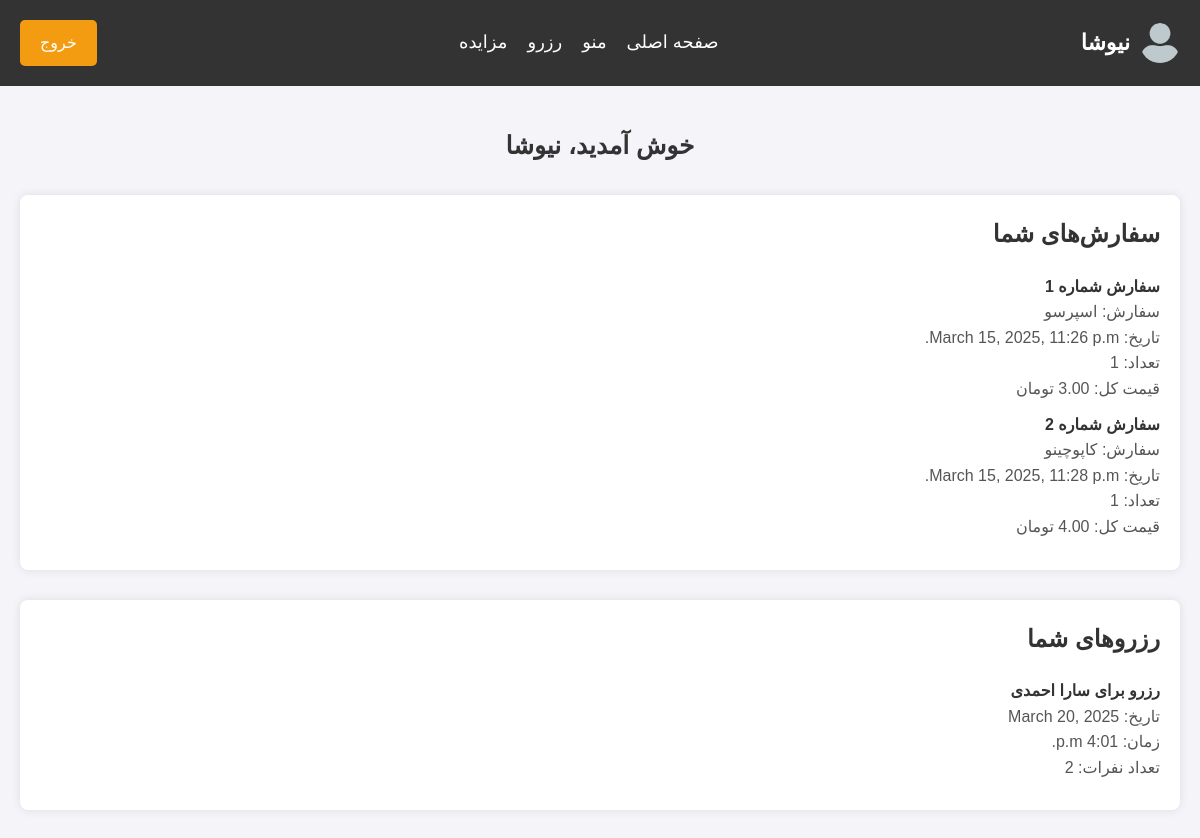
Screenshot of /orders/dashboard/ (signed in) with the database file from the repository.
### orders/models.py (models this page shows, shortened)
class Order(models.Model):
    user = models.ForeignKey(User, on_delete=models.CASCADE)
    order_number = models.PositiveIntegerField(default=1)
    item_name = models.CharField(max_length=100)
    quantity = models.PositiveIntegerField(default=1)
    date = models.DateTimeField(auto_now_add=True)
    price = models.DecimalField(max_digits=6, decimal_places=2, default=0.00)

class Reservation(models.Model):
    user = models.ForeignKey(User, on_delete=models.CASCADE)
    fullname = models.CharField(max_length=255)
    reservation_date = models.DateField()
    reservation_time = models.TimeField()
    number_of_people = models.IntegerField()

### orders/views.py (the view)
# urls.py: path('dashboard/', views.dashboard, name='dashboard'),
@login_required
def dashboard(request):
    orders = Order.objects.filter(user=request.user)
    reservations = Reservation.objects.filter(user=request.user)
    return render(request, 'dashboard.html', {'orders': orders, 'reservations': reservations})

### templates/dashboard.html (shortened to what this page needs)
{% extends 'base.html' %}
{% load static %}
{% block extra_css %}
<link rel="stylesheet" href="{% static 'style/dashboard.css' %}">
{% endblock %}
{% block content %}
  <div class="dashboard-container" style="direction: rtl;">
    <h2>خوش آمدید، {{ user.username }}</h2>
    <div class="orders-section">
      <h3>سفارش‌های شما</h3>
      <ul>
        {% for order in orders %}
          <li>
            <strong>سفارش شماره {{ order.order_number }}</strong><br>
            سفارش: {{ order.item_name }}<br>
            تاریخ: {{ order.date }}<br>
            تعداد: {{ order.quantity }}<br>
            قیمت کل: {{ order.price }} تومان
          </li>
        {% empty %}
          <li>شما هیچ سفارشی ثبت نکرده‌اید.</li>
        {% endfor %}
      </ul>
    </div>
    <div class="reservations-section">
      <h3>رزروهای شما</h3>
      <ul>
        {% for reservation in reservations %}
          <li>
            <strong>رزرو برای {{ reservation.fullname }}</strong><br>
            تاریخ: {{ reservation.reservation_date }}<br>
            زمان: {{ reservation.reservation_time }}<br>
            تعداد نفرات: {{ reservation.number_of_people }}<br>
          </li>
        {% empty %}
          <li>شما هیچ رزروی ثبت نکرده‌اید.</li>
        {% endfor %}
      </ul>
    </div>
  </div>
{% endblock %}

### templates/base.html (shortened to what this page needs)
{% load static %}
<!DOCTYPE html>
<html lang="fa">
<head>
    {% block extra_css %}{% endblock %}
    <link rel="stylesheet" href="{% static 'style/home.css' %}">
    <link rel="stylesheet" href="https://cdnjs.cloudflare.com/ajax/libs/font-awesome/6.4.2/css/all.min.css">
</head>
<body>
    <header>
        <nav>
            {% if user.is_authenticated %}
                <a href="{% url 'logout' %}" class="btn">خروج</a>
            {% else %}
                <a href="{% url 'login' %}" class="btn">ورود / ثبت‌نام</a>
            {% endif %}
            <ul class="menu" style="direction: rtl;">
                <li><a href="{% url 'home' %}">صفحه اصلی</a></li>
                <li><a href="{% url 'menu' %}">منو</a></li>
                <li><a href="{% url 'reservation' %}">رزرو</a></li>
                <li><a href="{% url 'auction_list' %}">مزایده</a></li>
            </ul>
            {% if user.is_authenticated %}
                <h2><a href="{% url 'dashboard' %}">{{ user.username }}</a><img src="{% static 'image/user.png' %}" alt="کاربر"></h2>
            {% else %}
                <h2>کافه ما</h2>
            {% endif %}
        </nav>
    </header>
    <main>
        {% block content %}{% endblock %}
    </main>
</body>
</html>

### static/style/dashboard.css (style rules this page uses)
.dashboard-container { background-color: #f4f4f9; padding: 40px 20px; max-width: 1200px; margin: 0 auto; }
.dashboard-container h2 { font-size: 1.55rem; margin-bottom: 30px; text-align: center; color: #333; }
.orders-section, .reservations-section { background-color: white; padding: 20px; margin-bottom: 30px; border-radius: 8px; box-shadow: 0 0 10px rgba(0, 0, 0, 0.1); }
.orders-section h3, .reservations-section h3 { font-size: 1.5rem; margin-bottom: 20px; color: #333; }
.orders-section ul, .reservations-section ul { list-style-type: none; }
.orders-section ul li, .reservations-section ul li { font-size: 16px; margin-bottom: 10px; color: #555; }
.orders-section ul li strong, .reservations-section ul li strong { color: #333; }

### static/style/home.css (style rules this page uses)
* { margin: 0; padding: 0; box-sizing: border-box; font-family: 'IranSans', sans-serif; }
body { background-color: #f4f4f9; color: #333; line-height: 1.6; font-family: 'IranSans', sans-serif; }
header { background-color: #333; color: white; padding: 20px 0; text-align: center; }
header nav { display: flex; justify-content: space-between; align-items: center; padding: 0 20px; }
header h2 { display: flex; align-items: center; font-size: 24px; font-weight: bold; gap: 10px; }
header h2 a { color: white; text-decoration: none; font-size: 22px; }
header h2 img { width: 40px; height: 40px; border-radius: 50%; }
header ul { list-style: none; display: flex; gap: 20px; }
header ul li { display: inline; }
header ul li a { color: white; text-decoration: none; font-size: 18px; transition: color 0.3s; }
header .btn { background-color: #f39c12; color: white; padding: 10px 20px; text-decoration: none; font-size: 16px; border-radius: 5px; transition: background-color 0.3s; display: inline-block; text-align: center; }

### rows the page displays
Order: order_number "1", item_name "اسپرسو", date "March 15, 2025, 11:26 p.m.", quantity "1", price "3.00"
Order: order_number "2", item_name "کاپوچینو", date "March 15, 2025, 11:28 p.m.", quantity "1", price "4.00"
Reservation: fullname "سارا احمدی", reservation_date "March 20, 2025", reservation_time "4:01 p.m.", number_of_people "2"

### other values shown
{{ user.username }} "نیوشا"
